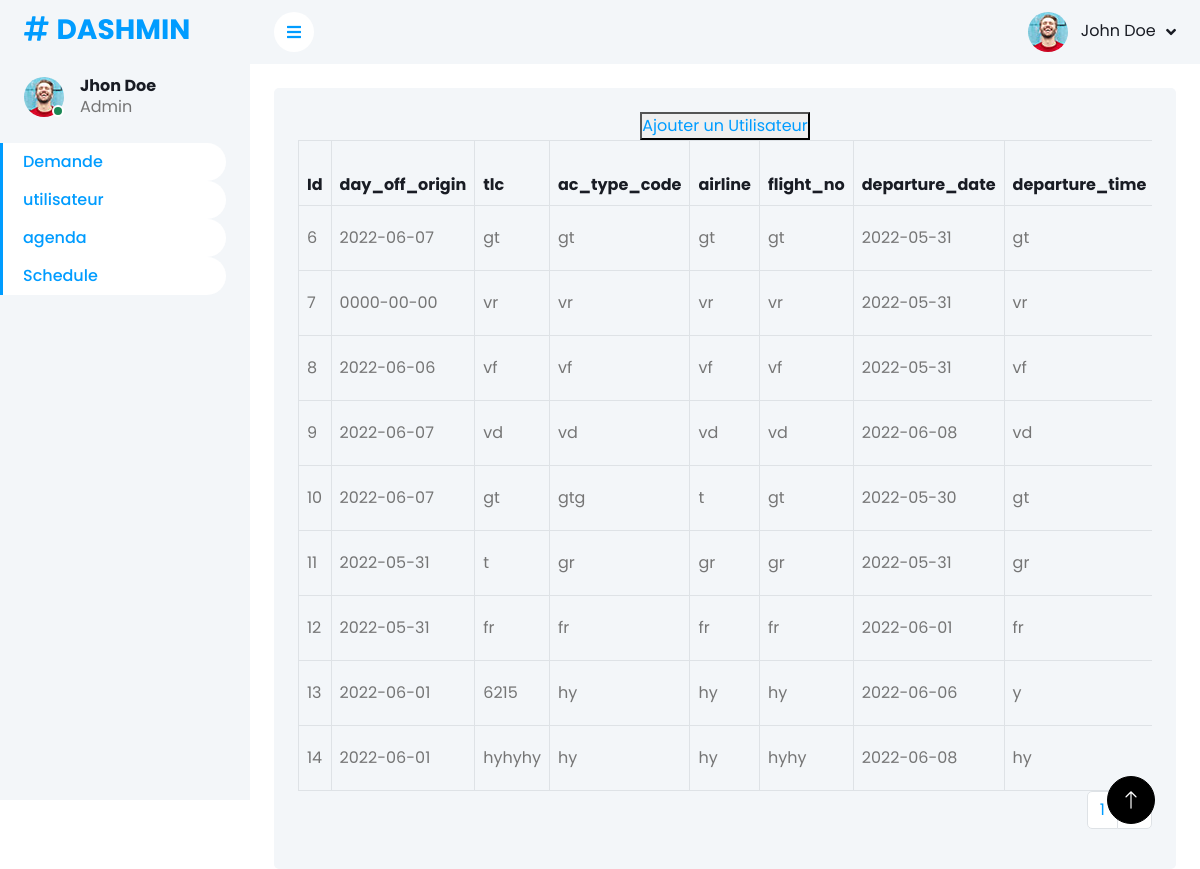
/views/afficherSchedule.php, run on the app's committed database.
### tables this page shows
CREATE TABLE `schedule` (
  `Id` int(11) NOT NULL,
  `Day_off_origin` date NOT NULL,
  `Tlc` varchar(30) NOT NULL,
  `Ac_type_code` varchar(30) NOT NULL,
  `Airline` varchar(30) NOT NULL,
  `Flight_no` varchar(30) NOT NULL,
  `Departure_date` date NOT NULL,
  `Departure_time` varchar(30) NOT NULL,
  `Arrival` date NOT NULL,
  `Arrival_time` varchar(20) NOT NULL,
  `Aireport_c_is_dep` varchar(30) NOT NULL,
  `Aireport_c_is_dest` varchar(30) NOT NULL,
  `Code` varchar(20) NOT NULL,
  `Type` varchar(30) NOT NULL
);

### controller/ScheduleC.php (called while the page is built, shortened)
<?PHP
	class ScheduleC {
		function afficherUtilisateurs(){
			$sql="SELECT * FROM schedule";
			$db = config::getConnexion();
			try{
				$liste = $db->query($sql);
				return $liste;
			}
			catch (Exception $e){
				die('Erreur: '.$e->getMessage());
			}
		}
	}
?>

### views/afficherSchedule.php (the view, shortened to what this page needs)
<?PHP
include "../controller/ScheduleC.php";
$scheduleC=new ScheduleC();
$listeSchedules=$scheduleC->afficherUtilisateurs();
?>
<!DOCTYPE html>
<html lang="en">
<head>
    <link href="https://cdnjs.cloudflare.com/ajax/libs/font-awesome/5.10.0/css/all.min.css" rel="stylesheet">
    <link href="https://cdn.jsdelivr.net/npm/bootstrap-icons@1.4.1/font/bootstrap-icons.css" rel="stylesheet">
    <link href="lib/owlcarousel/assets/owl.carousel.min.css" rel="stylesheet">
    <link href="lib/tempusdominus/css/tempusdominus-bootstrap-4.min.css" rel="stylesheet" />
    <link href="css/bootstrap.min.css" rel="stylesheet">
    <link href="css/style.css" rel="stylesheet">
    <link rel="stylesheet" href="css.css">
</head>
<body>
    <div class="container-xxl position-relative bg-white d-flex p-0">
        <div class="sidebar pe-4 pb-3">
            <nav class="navbar bg-light navbar-light">
                <a href="index.html" class="navbar-brand mx-4 mb-3">
                    <h3 class="text-primary"><i class="fa fa-hashtag me-2"></i>DASHMIN</h3>
                </a>
                <div class="d-flex align-items-center ms-4 mb-4">
                    <div class="position-relative">
                        <img class="rounded-circle" src="img/user.jpg" alt="" style="width: 40px; height: 40px;">
                        <div class="bg-success rounded-circle border border-2 border-white position-absolute end-0 bottom-0 p-1"></div>
                    </div>
                    <div class="ms-3">
                        <h6 class="mb-0">Jhon Doe</h6>
                        <span>Admin</span>
                    </div>
                </div>
                <div class="navbar-nav w-100">
                <a href="afficherDemande.php" class="nav-item nav-link active">Demande</a>
                    <a href="afficherUtilisateur.php" class="nav-item nav-link active">utilisateur</a>
                    <a href="../php-calendar/3-calendar.php" class="nav-item nav-link active">agenda</a>
                    <a href="../views/afficherSchedule.php" class="nav-item nav-link active">Schedule</a>
                </div>
            </nav>
        </div>
        <div class="content">
            <nav class="navbar navbar-expand bg-light navbar-light sticky-top px-4 py-0">
                <a href="#" class="sidebar-toggler flex-shrink-0">
                    <i class="fa fa-bars"></i>
                </a>
                <div class="navbar-nav align-items-center ms-auto">
                    <div class="nav-item dropdown">
                        <a href="#" class="nav-link dropdown-toggle" data-bs-toggle="dropdown">
                            <img class="rounded-circle me-lg-2" src="img/user.jpg" alt="" style="width: 40px; height: 40px;">
                            <span class="d-none d-lg-inline-flex">John Doe</span>
                        </a>
                    </div>
                </div>
            </nav>
            <div class="container-fluid pt-4 px-4">
            <?php
                                            $bdd= new PDO('mysql:host=localhost;dbname=tunisair;charset=utf8','root','');
                                            $userParPage =6;
                                            $userTotalReq=$bdd->query('SELECT Id FROM schedule');
                                            $userTotal=$userTotalReq->rowCount();
                                            $pagesTotales=ceil($userTotal/$userParPage);
                                            if(isset($_GET['page']) AND !empty($_GET['page']) AND $_GET['page'] > 0 AND $_GET['page']<= $pagesTotales){
                                            $_GET['page']=intval($_GET['page']);
                                            $pageCourante=$_GET['page'];
                                            }else{
                                                $pageCourante=1;
                                            }
                                            ?>
                <div class="bg-light text-center rounded p-4">
                    <div class="table-responsive">
                        <table class="table text-start align-middle table-bordered table-hover mb-0">
                            <thead>
                            <button><a href="insertSchedule.php">Ajouter un Utilisateur</a></button>
                                <tr class="text-dark">
                <th>Id</th>
				<th scope="col">day_off_origin</th>
				<th scope="col">tlc</th>
				<th scope="col">ac_type_code</th>
				<th scope="col">airline</th>
				<th scope="col">flight_no</th>
				<th scope="col">departure_date</th>
				<th scope="col">departure_time</th>
                                </tr>
                            </thead>
                            <tbody>
                            <?PHP
				foreach($listeSchedules as $schedule){
			?>
                                <tr>
                                <td><?PHP echo $schedule['Id']; ?></td>
					<td><?PHP echo $schedule['Day_off_origin']; ?></td>
					<td><?PHP echo $schedule['Tlc']; ?></td>
					<td><?PHP echo $schedule['Ac_type_code']; ?></td>
					<td><?PHP echo $schedule['Airline']; ?></td>
					<td><?PHP echo $schedule['Flight_no']; ?></td>
					<td><?PHP echo $schedule['Departure_date']; ?></td>
					<td><?PHP echo $schedule['Departure_time']; ?></td>
                                  </div>
                                </tr>
                                <?PHP
				}
			?>
                        <nav aria-label="Page navigation example">
                          <ul class="pagination justify-content-end">
                        <?php
                        for($i=1;$i<=$pagesTotales;$i++){
                            if($i == $pageCourante){
                            ?>
                            <li class="page-item"><a class="page-link"><?php echo $i.' '; ?></a></li>
                            <?php
                            }else{
                              ?>
                            <li class="page-item"><?php   echo '<a class="page-link" href="afficherSchedule.php?page='.$i.'">'.$i.'</a> '; ?></li>
                            <?php
                          }
                        }
                        ?>
                          </ul>
                        </nav>
        <a href="#" class="btn btn-lg btn-primary btn-lg-square back-to-top"><i class="bi bi-arrow-up"></i></a>
</body>
</html>

### views/css/style.css (style rules this page uses)
:root { --primary: #009CFF; --light: #F3F6F9; --dark: #191C24; }
.back-to-top { position: fixed; display: none; right: 45px; bottom: 45px; z-index: 99; }
.btn { transition: .5s; }
.btn.btn-primary { color: #FFFFFF; background: #000000; }
.btn-lg-square { width: 48px; height: 48px; }
.btn-square, .btn-sm-square, .btn-lg-square { padding: 0; display: inline-flex; align-items: center; justify-content: center; font-weight: normal; border-radius: 50px; }
.sidebar { position: fixed; top: 0; left: 0; bottom: 0; width: 250px; height: 100vh; overflow-y: auto; background: var(--light); transition: 0.5s; z-index: 999; }
.content { margin-left: 250px; min-height: 100vh; background: #FFFFFF; transition: 0.5s; }
@media (min-width: 992px) { .sidebar { margin-left: 0; } }
@media (min-width: 992px) { .content { width: calc(100% - 250px); } }
.sidebar .navbar .navbar-nav .nav-link { padding: 7px 20px; color: var(--dark); font-weight: 500; border-left: 3px solid var(--light); border-radius: 0 30px 30px 0; outline: none; }
.sidebar .navbar .navbar-nav .nav-link:hover, .sidebar .navbar .navbar-nav .nav-link.active { color: var(--primary); background: #FFFFFF; border-color: var(--primary); }
.content .navbar .navbar-nav .nav-link { margin-left: 25px; padding: 12px 0; color: var(--dark); outline: none; }
.content .navbar .sidebar-toggler, .content .navbar .navbar-nav .nav-link i { width: 40px; height: 40px; display: inline-flex; align-items: center; justify-content: center; background: #FFFFFF; border-radius: 40px; }
.content .navbar .dropdown-toggle::after { margin-left: 6px; vertical-align: middle; border: none; content: "\f107"; font-family: "Font Awesome 5 Free"; font-weight: 900; transition: .5s; }

### views/css.css (style rules this page uses)
* { margin: 0; padding: 0; outline: none; box-sizing: border-box; font-family: 'Poppins', sans-serif; }
body { height: 100vh; width: 100%; }

### data on the page
schedule: Id "6", Day_off_origin "2022-06-07", Tlc "gt", Ac_type_code "gt", Airline "gt", Flight_no "gt", Departure_date "2022-05-31", Departure_time "gt"
schedule: Id "7", Day_off_origin "0000-00-00", Tlc "vr", Ac_type_code "vr", Airline "vr", Flight_no "vr", Departure_date "2022-05-31", Departure_time "vr"
schedule: Id "8", Day_off_origin "2022-06-06", Tlc "vf", Ac_type_code "vf", Airline "vf", Flight_no "vf", Departure_date "2022-05-31", Departure_time "vf"
schedule: Id "9", Day_off_origin "2022-06-07", Tlc "vd", Ac_type_code "vd", Airline "vd", Flight_no "vd", Departure_date "2022-06-08", Departure_time "vd"
schedule: Id "10", Day_off_origin "2022-06-07", Tlc "gt", Ac_type_code "gtg", Airline "t", Flight_no "gt", Departure_date "2022-05-30", Departure_time "gt"
schedule: Id "11", Day_off_origin "2022-05-31", Tlc "t", Ac_type_code "gr", Airline "gr", Flight_no "gr", Departure_date "2022-05-31", Departure_time "gr"
schedule: Id "12", Day_off_origin "2022-05-31", Tlc "fr", Ac_type_code "fr", Airline "fr", Flight_no "fr", Departure_date "2022-06-01", Departure_time "fr"
schedule: Id "13", Day_off_origin "2022-06-01", Tlc "6215", Ac_type_code "hy", Airline "hy", Flight_no "hy", Departure_date "2022-06-06", Departure_time "y"
schedule: Id "14", Day_off_origin "2022-06-01", Tlc "hyhyhy", Ac_type_code "hy", Airline "hy", Flight_no "hyhy", Departure_date "2022-06-08", Departure_time "hy"
